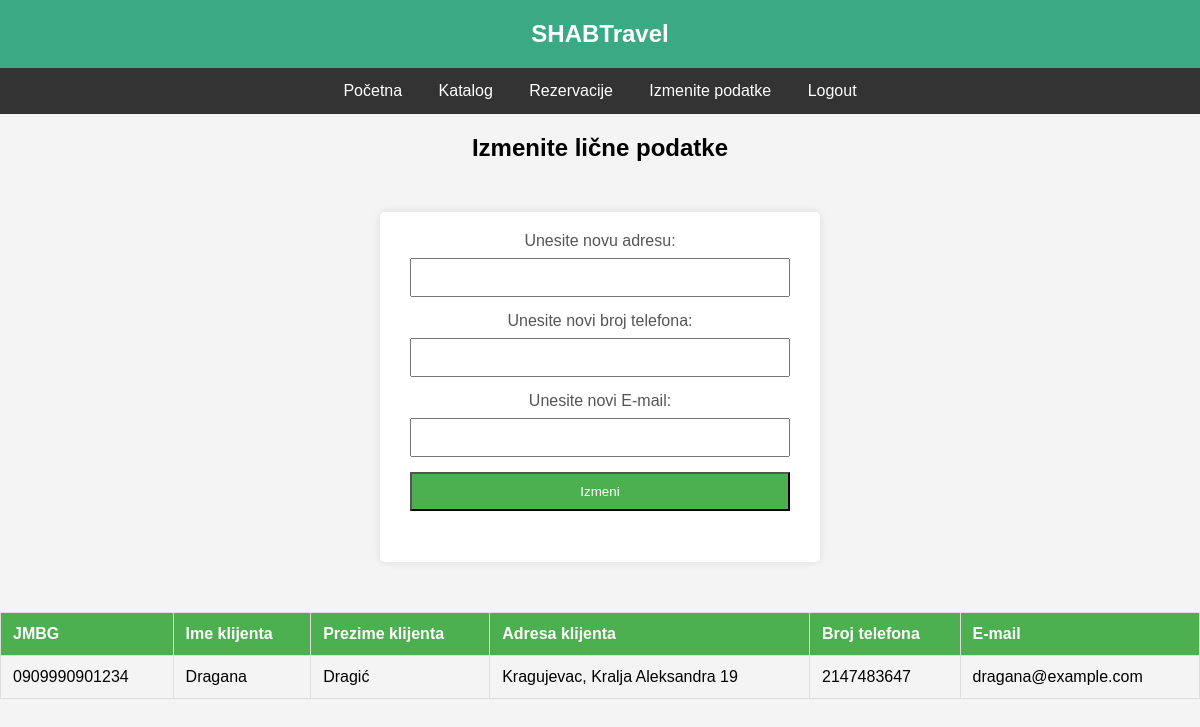
Page /profil.php (signed in) on the committed database.
### tables this page shows
CREATE TABLE `klijent` (
  `JMBG` varchar(20) NOT NULL,
  `ime_klijenta` varchar(20) DEFAULT NULL,
  `prezime_klijenta` varchar(20) DEFAULT NULL,
  `adresa_klijenta` varchar(50) DEFAULT NULL,
  `broj_telefona` int(15) DEFAULT NULL,
  `email` varchar(50) DEFAULT NULL,
  `lozinka` varchar(50) NOT NULL
);

### profil.php (the view, shortened to what this page needs)
<?php
require_once('connection.php');
?>
<!DOCTYPE html>
<html lang="en">
<head>
    <link rel="stylesheet" href="css/profil.css">
</head>
<body>
<header>
    <h1>SHABTravel</h1>
</header>
<nav>
    <a href="pocetna.php">Početna</a>
    <a href="ponuda.php">Katalog</a>
    <a href="rezervacije.php">Rezervacije</a>
    <a href="profil.php">Izmenite podatke</a>
    <a href="logout.php">Logout</a>
</nav>
<h2 class="shabtravel">Izmenite lične podatke</h2>
<form action="profil.php" method='post'>
    <label for="adresa_klijenta">Unesite novu adresu: </label>
    <input type="text" name='adresa_klijenta'><br>
    <label for="broj_telefona">Unesite novi broj telefona: </label>
    <input type="text" name='broj_telefona'><br>
    <label for="email">Unesite novi E-mail: </label>
    <input type="text" name='email'><br>
    <input type="submit" name='izmeni' value='Izmeni'>
</form>
<table>
    <tr>
        <th>JMBG</th>
        <th>Ime klijenta</th>
        <th>Prezime klijenta</th>
        <th>Adresa klijenta</th>
        <th>Broj telefona</th>
        <th>E-mail</th>
    </tr>
    <?php
    if (isset($_SESSION['JMBG'])) {
        $JMBG = $_SESSION['JMBG'];
        $podaci1 = "SELECT * FROM klijent WHERE JMBG = '$JMBG'";
        $rezultat2 = mysqli_query($db, $podaci1);
        if (mysqli_num_rows($rezultat2) > 0) {
            while ($row = mysqli_fetch_array($rezultat2)) {
                $JMBG = $row[0];
                $ime_klijenta = $row[1];
                $prezime_klijenta = $row[2];
                $adresa_klijenta = $row[3];
                $broj_telefona = $row[4];
                $email = $row[5];
                print "<tr>";
                print "<td>$JMBG</td>";
                print "<td>$ime_klijenta</td>";
                print "<td>$prezime_klijenta</td>";
                print "<td>$adresa_klijenta</td>";
                print "<td>$broj_telefona</td>";
                print "<td>$email</td>";
                print "</tr>";
            }
        }
    }
    ?>
</table>
</body>
</html>

### css/profil.css (style rules this page uses)
body { font-family: Arial, sans-serif; background-color: #f4f4f4; margin: 0; padding: 0; text-align: center; }
h1 { color: #333; }
form { max-width: 400px; margin: 50px auto; padding: 20px; background-color: #fff; border-radius: 5px; box-shadow: 0 0 10px rgba(0, 0, 0, 0.1); }
label { display: block; margin-bottom: 8px; color: #555; }
input { width: calc(100% - 20px); padding: 10px; margin-bottom: 15px; box-sizing: border-box; }
input[type="submit"] { background-color: #4caf50; color: white; cursor: pointer; }
table { width: 100%; border-collapse: collapse; margin-top: 20px; }
table, th, td { border: 1px solid #ddd; }
th, td { padding: 12px; text-align: left; }
th { background-color: #4caf50; color: white; }
body { font-family: Arial, sans-serif; margin: 0; padding: 0; }
header { background-color: #3aaa85; text-align: center; padding: 20px; }
header h1 { color: white; margin: 0; font-size: 24px; }
nav { background-color: #333; overflow: hidden; text-align: center; }
nav a { display: inline-block; color: white; text-align: center; padding: 14px 16px; text-decoration: none; }
.shabtravel { margin-top: 20px; }

### rows in the picture
klijent: JMBG "0909990901234", ime_klijenta "Dragana", prezime_klijenta "Dragić", adresa_klijenta "Kragujevac, Kralja Aleksandra 19", broj_telefona "2147483647", email "dragana@example.com"
